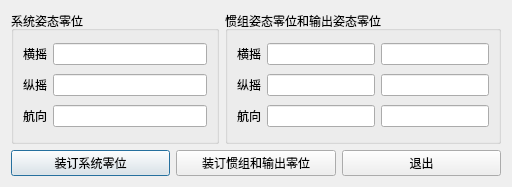
<?xml version="1.0" encoding="UTF-8"?>
<ui version="4.0">
 <class>AttitudeDialog</class>
 <widget class="QDialog" name="AttitudeDialog">
  <property name="geometry">
   <rect>
    <x>0</x>
    <y>0</y>
    <width>512</width>
    <height>187</height>
   </rect>
  </property>
  <property name="windowTitle">
   <string>姿态零位</string>
  </property>
  <property name="modal">
   <bool>true</bool>
  </property>
  <layout class="QGridLayout" name="gridLayout_3">
   <item row="0" column="0">
    <widget class="QGroupBox" name="groupBox">
     <property name="title">
      <string>系统姿态零位</string>
     </property>
     <layout class="QGridLayout" name="gridLayout_2">
      <item row="1" column="0">
       <layout class="QHBoxLayout" name="horizontalLayout_3">
        <item>
         <widget class="QLabel" name="label_2">
          <property name="text">
           <string>纵摇</string>
          </property>
         </widget>
        </item>
        <item>
         <widget class="QLineEdit" name="lineEdit_2">
          <property name="toolTip">
           <string>-90°~90°</string>
          </property>
          <property name="toolTipDuration">
           <number>-1</number>
          </property>
         </widget>
        </item>
       </layout>
      </item>
      <item row="2" column="0">
       <layout class="QHBoxLayout" name="horizontalLayout_4">
        <item>
         <widget class="QLabel" name="label_3">
          <property name="text">
           <string>航向</string>
          </property>
         </widget>
        </item>
        <item>
         <widget class="QLineEdit" name="lineEdit_3">
          <property name="toolTip">
           <string>-180°~180°</string>
          </property>
          <property name="toolTipDuration">
           <number>-1</number>
          </property>
         </widget>
        </item>
       </layout>
      </item>
      <item row="0" column="0">
       <layout class="QHBoxLayout" name="horizontalLayout_2">
        <item>
         <widget class="QLabel" name="label">
          <property name="text">
           <string>横摇</string>
          </property>
         </widget>
        </item>
        <item>
         <widget class="QLineEdit" name="lineEdit">
          <property name="toolTip">
           <string>-90°~90°</string>
          </property>
          <property name="toolTipDuration">
           <number>-1</number>
          </property>
         </widget>
        </item>
       </layout>
      </item>
     </layout>
    </widget>
   </item>
   <item row="0" column="1">
    <widget class="QGroupBox" name="groupBox_2">
     <property name="title">
      <string>惯组姿态零位和输出姿态零位</string>
     </property>
     <layout class="QGridLayout" name="gridLayout">
      <item row="0" column="0">
       <layout class="QHBoxLayout" name="horizontalLayout_5">
        <item>
         <widget class="QLabel" name="label_6">
          <property name="text">
           <string>横摇</string>
          </property>
         </widget>
        </item>
        <item>
         <widget class="QLineEdit" name="lineEdit_4">
          <property name="toolTip">
           <string>-90°~90°</string>
          </property>
          <property name="toolTipDuration">
           <number>-1</number>
          </property>
         </widget>
        </item>
        <item>
         <widget class="QLineEdit" name="lineEdit_7">
          <property name="toolTip">
           <string>-90°~90°</string>
          </property>
          <property name="toolTipDuration">
           <number>-1</number>
          </property>
         </widget>
        </item>
       </layout>
      </item>
      <item row="1" column="0">
       <layout class="QHBoxLayout" name="horizontalLayout_6">
        <item>
         <widget class="QLabel" name="label_5">
          <property name="text">
           <string>纵摇</string>
          </property>
         </widget>
        </item>
        <item>
         <widget class="QLineEdit" name="lineEdit_5">
          <property name="toolTip">
           <string>-90°~90°</string>
          </property>
          <property name="toolTipDuration">
           <number>-1</number>
          </property>
         </widget>
        </item>
        <item>
         <widget class="QLineEdit" name="lineEdit_8">
          <property name="toolTip">
           <string>-90°~90°</string>
          </property>
          <property name="toolTipDuration">
           <number>-1</number>
          </property>
         </widget>
        </item>
       </layout>
      </item>
      <item row="2" column="0">
       <layout class="QHBoxLayout" name="horizontalLayout_7">
        <item>
         <widget class="QLabel" name="label_4">
          <property name="text">
           <string>航向</string>
          </property>
         </widget>
        </item>
        <item>
         <widget class="QLineEdit" name="lineEdit_6">
          <property name="toolTip">
           <string>-180°~180°</string>
          </property>
          <property name="toolTipDuration">
           <number>-1</number>
          </property>
         </widget>
        </item>
        <item>
         <widget class="QLineEdit" name="lineEdit_9">
          <property name="toolTip">
           <string>-180°~180°</string>
          </property>
          <property name="toolTipDuration">
           <number>-1</number>
          </property>
         </widget>
        </item>
       </layout>
      </item>
     </layout>
    </widget>
   </item>
   <item row="1" column="0" colspan="2">
    <layout class="QHBoxLayout" name="horizontalLayout">
     <item>
      <widget class="QPushButton" name="pushButton">
       <property name="text">
        <string>装订系统零位</string>
       </property>
      </widget>
     </item>
     <item>
      <widget class="QPushButton" name="pushButton_2">
       <property name="text">
        <string>装订惯组和输出零位</string>
       </property>
      </widget>
     </item>
     <item>
      <widget class="QPushButton" name="pushButton_3">
       <property name="text">
        <string>退出</string>
       </property>
      </widget>
     </item>
    </layout>
   </item>
  </layout>
 </widget>
 <resources/>
 <connections/>
</ui>
